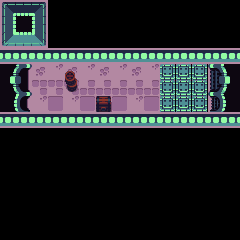

Rendered tile map (Tiled .tmx) drawn with the repository's tilesets; below, a short description and the full map source, tile grids included:
An orthogonal 30x30 tile map with 8x8 px tiles, 3 tile layers (Background, Platforms, Walls).

<map version="1.0" orientation="orthogonal" renderorder="right-up" width="30" height="30" tilewidth="8" tileheight="8" nextobjectid="1">
 <tileset firstgid="1" name="16pxVersion - Olek" tilewidth="16" tileheight="16" spacing="1" tilecount="238" columns="17">
  <image source="16pxVersion - Olek.png" width="304" height="240" />
 </tileset>
 <layer name="Background" width="30" height="30">
  <data encoding="csv">
0,0,0,0,0,0,0,0,0,0,0,0,0,0,0,0,0,0,0,0,0,0,0,0,0,0,0,0,0,0,
1,0,2,0,3,0,0,0,0,0,0,0,0,0,0,0,0,0,0,0,0,0,0,0,0,0,0,0,0,0,
0,0,0,0,0,0,0,0,0,0,0,0,0,0,0,0,0,0,0,0,0,0,0,0,0,0,0,0,0,0,
18,0,19,0,20,0,0,0,0,0,0,0,0,0,0,0,0,0,0,0,0,0,0,0,0,0,0,0,0,0,
0,0,0,0,0,0,0,0,0,0,0,0,0,0,0,0,0,0,0,0,0,0,0,0,0,0,0,0,0,0,
35,0,36,0,37,0,0,0,0,0,0,0,0,0,0,0,0,0,0,0,0,0,0,0,0,0,0,0,0,0,
0,0,0,0,0,0,0,0,0,0,0,0,0,0,0,0,0,0,0,0,0,0,0,0,0,0,0,0,0,0,
0,0,0,0,0,0,0,0,0,0,0,0,0,0,0,0,0,0,0,0,0,0,0,0,0,0,0,0,0,0,
0,0,0,0,0,0,0,0,0,0,0,0,0,0,0,0,0,0,0,0,0,0,0,0,0,0,0,0,0,0,
0,0,0,0,0,0,0,0,0,0,0,0,0,0,0,0,0,0,0,0,0,0,0,0,0,0,0,0,0,0,
0,0,0,0,0,0,0,0,0,0,0,0,0,0,0,0,0,0,0,0,0,0,0,0,0,0,0,0,0,0,
0,0,0,0,0,0,0,0,0,0,0,0,0,0,0,0,0,0,0,0,0,0,0,0,0,0,0,0,0,0,
0,0,0,0,0,0,0,0,0,0,0,0,0,0,0,0,0,0,0,0,0,0,0,0,0,0,0,0,0,0,
0,0,0,0,0,0,0,0,0,0,0,0,0,0,0,0,0,0,0,0,0,0,0,0,0,0,0,0,0,0,
0,0,0,0,0,0,0,0,0,0,0,0,0,0,0,0,0,0,0,0,0,0,0,0,0,0,0,0,0,0,
0,0,0,0,0,0,0,0,0,0,0,0,0,0,0,0,0,0,0,0,0,0,0,0,0,0,0,0,0,0,
0,0,0,0,0,0,0,0,0,0,0,0,0,0,0,0,0,0,0,0,0,0,0,0,0,0,0,0,0,0,
0,0,0,0,0,0,0,0,0,0,0,0,0,0,0,0,0,0,0,0,0,0,0,0,0,0,0,0,0,0,
0,0,0,0,0,0,0,0,0,0,0,0,0,0,0,0,0,0,0,0,0,0,0,0,0,0,0,0,0,0,
0,0,0,0,0,0,0,0,0,0,0,0,0,0,0,0,0,0,0,0,0,0,0,0,0,0,0,0,0,0,
0,0,0,0,0,0,0,0,0,0,0,0,0,0,0,0,0,0,0,0,0,0,0,0,0,0,0,0,0,0,
0,0,0,0,0,0,0,0,0,0,0,0,0,0,0,0,0,0,0,0,0,0,0,0,0,0,0,0,0,0,
0,0,0,0,0,0,0,0,0,0,0,0,0,0,0,0,0,0,0,0,0,0,0,0,0,0,0,0,0,0,
0,0,0,0,0,0,0,0,0,0,0,0,0,0,0,0,0,0,0,0,0,0,0,0,0,0,0,0,0,0,
0,0,0,0,0,0,0,0,0,0,0,0,0,0,0,0,0,0,0,0,0,0,0,0,0,0,0,0,0,0,
0,0,0,0,0,0,0,0,0,0,0,0,0,0,0,0,0,0,0,0,0,0,0,0,0,0,0,0,0,0,
0,0,0,0,0,0,0,0,0,0,0,0,0,0,0,0,0,0,0,0,0,0,0,0,0,0,0,0,0,0,
0,0,0,0,0,0,0,0,0,0,0,0,0,0,0,0,0,0,0,0,0,0,0,0,0,0,0,0,0,0,
0,0,0,0,0,0,0,0,0,0,0,0,0,0,0,0,0,0,0,0,0,0,0,0,0,0,0,0,0,0,
0,0,0,0,0,0,0,0,0,0,0,0,0,0,0,0,0,0,0,0,0,0,0,0,0,0,0,0,0,0
</data>
 </layer>
 <layer name="Platforms" width="30" height="30">
  <data encoding="csv">
0,0,0,0,0,0,0,0,0,0,0,0,0,0,0,0,0,0,0,0,0,0,0,0,0,0,0,0,0,0,
0,0,0,0,0,0,0,0,0,0,0,0,0,0,0,0,0,0,0,0,0,0,0,0,0,0,0,0,0,0,
0,0,0,0,0,0,0,0,0,0,0,0,0,0,0,0,0,0,0,0,0,0,0,0,0,0,0,0,0,0,
0,0,0,0,0,0,0,0,0,0,0,0,0,0,0,0,0,0,0,0,0,0,0,0,0,0,0,0,0,0,
0,0,0,0,0,0,0,0,0,0,0,0,0,0,0,0,0,0,0,0,0,0,0,0,0,0,0,0,0,0,
0,0,0,0,0,0,0,0,0,0,0,0,0,0,0,0,0,0,0,0,0,0,0,0,0,0,0,0,0,0,
0,0,0,0,0,0,0,0,0,0,0,0,0,0,0,0,0,0,0,0,0,0,0,0,0,0,0,0,0,0,
0,0,0,0,0,0,0,0,0,0,0,0,0,0,0,0,0,0,0,0,0,0,0,0,0,0,0,0,0,0,
0,0,0,0,0,0,0,0,0,0,0,0,0,0,0,0,0,0,0,0,0,0,0,0,0,0,0,0,0,0,
0,0,0,0,61,0,59,0,61,0,59,0,61,0,59,0,61,0,59,0,169,0,169,0,169,0,0,0,0,0,
0,0,0,0,0,0,0,0,0,0,0,0,0,0,0,0,0,0,0,0,0,0,0,0,0,0,0,0,0,0,
0,0,0,0,24,0,24,0,24,0,41,0,41,0,41,0,41,0,41,0,169,0,169,0,169,0,0,0,0,0,
0,0,0,0,0,0,0,0,0,0,0,0,0,0,0,0,0,0,0,0,0,0,0,0,0,0,0,0,0,0,
0,0,0,0,59,0,43,0,59,0,43,0,59,0,43,0,59,0,43,0,169,0,169,0,169,0,0,0,0,0,
0,0,0,0,0,0,0,0,0,0,0,0,0,0,0,0,0,0,0,0,0,0,0,0,0,0,0,0,0,0,
0,0,0,0,0,0,0,0,0,0,0,0,0,0,0,0,0,0,0,0,0,0,0,0,0,0,0,0,0,0,
0,0,0,0,0,0,0,0,0,0,0,0,0,0,0,0,0,0,0,0,0,0,0,0,0,0,0,0,0,0,
0,0,0,0,0,0,0,0,0,0,0,0,0,0,0,0,0,0,0,0,0,0,0,0,0,0,0,0,0,0,
0,0,0,0,0,0,0,0,0,0,0,0,0,0,0,0,0,0,0,0,0,0,0,0,0,0,0,0,0,0,
0,0,0,0,0,0,0,0,0,0,0,0,0,0,0,0,0,0,0,0,0,0,0,0,0,0,0,0,0,0,
0,0,0,0,0,0,0,0,0,0,0,0,0,0,0,0,0,0,0,0,0,0,0,0,0,0,0,0,0,0,
0,0,0,0,0,0,0,0,0,0,0,0,0,0,0,0,0,0,0,0,0,0,0,0,0,0,0,0,0,0,
0,0,0,0,0,0,0,0,0,0,0,0,0,0,0,0,0,0,0,0,0,0,0,0,0,0,0,0,0,0,
0,0,0,0,0,0,0,0,0,0,0,0,0,0,0,0,0,0,0,0,0,0,0,0,0,0,0,0,0,0,
0,0,0,0,0,0,0,0,0,0,0,0,0,0,0,0,0,0,0,0,0,0,0,0,0,0,0,0,0,0,
0,0,0,0,0,0,0,0,0,0,0,0,0,0,0,0,0,0,0,0,0,0,0,0,0,0,0,0,0,0,
0,0,0,0,0,0,0,0,0,0,0,0,0,0,0,0,0,0,0,0,0,0,0,0,0,0,0,0,0,0,
0,0,0,0,0,0,0,0,0,0,0,0,0,0,0,0,0,0,0,0,0,0,0,0,0,0,0,0,0,0,
0,0,0,0,0,0,0,0,0,0,0,0,0,0,0,0,0,0,0,0,0,0,0,0,0,0,0,0,0,0,
0,0,0,0,0,0,0,0,0,0,0,0,0,0,0,0,0,0,0,0,0,0,0,0,0,0,0,0,0,0
</data>
 </layer>
 <layer name="Walls" width="30" height="30">
  <data encoding="csv">
0,0,0,0,0,0,0,0,0,0,0,0,0,0,0,0,0,0,0,0,0,0,0,0,0,0,0,0,0,0,
0,0,0,0,0,0,0,0,0,0,0,0,0,0,0,0,0,0,0,0,0,0,0,0,0,0,0,0,0,0,
0,0,0,0,0,0,0,0,0,0,0,0,0,0,0,0,0,0,0,0,0,0,0,0,0,0,0,0,0,0,
0,0,0,0,0,0,0,0,0,0,0,0,0,0,0,0,0,0,0,0,0,0,0,0,0,0,0,0,0,0,
0,0,0,0,0,0,0,0,0,0,0,0,0,0,0,0,0,0,0,0,0,0,0,0,0,0,0,0,0,0,
0,0,0,0,0,0,0,0,0,0,0,0,0,0,0,0,0,0,0,0,0,0,0,0,0,0,0,0,0,0,
0,0,0,0,0,0,0,0,0,0,0,0,0,0,0,0,0,0,0,0,0,0,0,0,0,0,0,0,0,0,
76,0,76,0,76,0,76,0,76,0,76,0,76,0,76,0,76,0,76,0,76,0,76,0,76,0,76,0,76,0,
0,0,0,0,0,0,0,0,0,0,0,0,0,0,0,0,0,0,0,0,0,0,0,0,0,0,0,0,0,0,
163,0,164,0,0,0,0,0,133,0,0,0,0,0,0,0,0,0,0,0,0,0,0,0,0,0,158,0,159,0,
0,0,0,0,0,0,0,0,0,0,0,0,0,0,0,0,0,0,0,0,0,0,0,0,0,0,0,0,0,0,
180,0,181,0,0,0,0,0,150,0,0,0,0,0,0,0,0,0,0,0,0,0,0,0,0,0,175,0,176,0,
0,0,0,0,0,0,0,0,0,0,0,0,0,0,0,0,0,0,0,0,0,0,0,0,0,0,0,0,0,0,
205,0,206,0,0,0,0,0,0,0,0,0,151,0,0,0,0,0,0,0,0,0,0,0,0,0,192,0,193,0,
0,0,0,0,0,0,0,0,0,0,0,0,0,0,0,0,0,0,0,0,0,0,0,0,0,0,0,0,0,0,
76,0,76,0,76,0,76,0,76,0,76,0,76,0,76,0,76,0,76,0,76,0,76,0,76,0,76,0,76,0,
0,0,0,0,0,0,0,0,0,0,0,0,0,0,0,0,0,0,0,0,0,0,0,0,0,0,0,0,0,0,
0,0,0,0,0,0,0,0,0,0,0,0,0,0,0,0,0,0,0,0,0,0,0,0,0,0,0,0,0,0,
0,0,0,0,0,0,0,0,0,0,0,0,0,0,0,0,0,0,0,0,0,0,0,0,0,0,0,0,0,0,
0,0,0,0,0,0,0,0,0,0,0,0,0,0,0,0,0,0,0,0,0,0,0,0,0,0,0,0,0,0,
0,0,0,0,0,0,0,0,0,0,0,0,0,0,0,0,0,0,0,0,0,0,0,0,0,0,0,0,0,0,
0,0,0,0,0,0,0,0,0,0,0,0,0,0,0,0,0,0,0,0,0,0,0,0,0,0,0,0,0,0,
0,0,0,0,0,0,0,0,0,0,0,0,0,0,0,0,0,0,0,0,0,0,0,0,0,0,0,0,0,0,
0,0,0,0,0,0,0,0,0,0,0,0,0,0,0,0,0,0,0,0,0,0,0,0,0,0,0,0,0,0,
0,0,0,0,0,0,0,0,0,0,0,0,0,0,0,0,0,0,0,0,0,0,0,0,0,0,0,0,0,0,
0,0,0,0,0,0,0,0,0,0,0,0,0,0,0,0,0,0,0,0,0,0,0,0,0,0,0,0,0,0,
0,0,0,0,0,0,0,0,0,0,0,0,0,0,0,0,0,0,0,0,0,0,0,0,0,0,0,0,0,0,
0,0,0,0,0,0,0,0,0,0,0,0,0,0,0,0,0,0,0,0,0,0,0,0,0,0,0,0,0,0,
0,0,0,0,0,0,0,0,0,0,0,0,0,0,0,0,0,0,0,0,0,0,0,0,0,0,0,0,0,0,
0,0,0,0,0,0,0,0,0,0,0,0,0,0,0,0,0,0,0,0,0,0,0,0,0,0,0,0,0,0
</data>
 </layer>
</map>